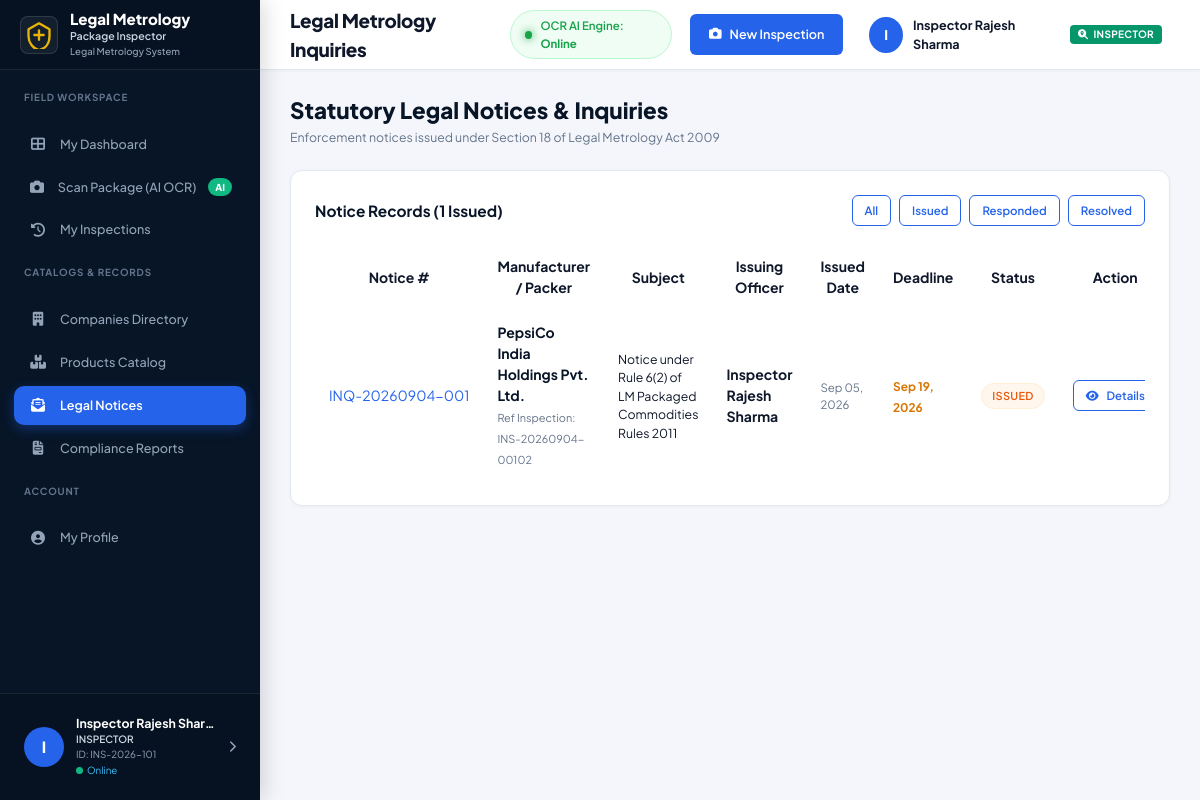
Screenshot of /pages/inquiries.php (signed in) with the database file from the repository.
### tables this page shows
CREATE TABLE `inquiries` (
    `id` INT AUTO_INCREMENT PRIMARY KEY,
    `inquiry_number` VARCHAR(50) NOT NULL UNIQUE,
    `company_id` INT DEFAULT NULL,
    `product_id` INT DEFAULT NULL,
    `inspection_id` INT DEFAULT NULL,
    `inspector_id` INT NOT NULL,
    `manufacturer_name` VARCHAR(150) NOT NULL,
    `subject` VARCHAR(255) NOT NULL,
    `description` TEXT NOT NULL,
    `response_deadline` DATE NOT NULL,
    `manufacturer_response` TEXT DEFAULT NULL,
    `status` ENUM('Issued', 'Responded', 'Under Review', 'Resolved', 'Escalated') DEFAULT 'Issued',
    `issued_at` TIMESTAMP DEFAULT CURRENT_TIMESTAMP,
    FOREIGN KEY (`company_id`) REFERENCES `companies`(`id`) ON DELETE SET NULL,
    FOREIGN KEY (`product_id`) REFERENCES `products`(`id`) ON DELETE SET NULL,
    FOREIGN KEY (`inspection_id`) REFERENCES `inspections`(`id`) ON DELETE SET NULL,
    FOREIGN KEY (`inspector_id`) REFERENCES `users`(`id`) ON DELETE RESTRICT
);

CREATE TABLE `users` (
    `id` INT AUTO_INCREMENT PRIMARY KEY,
    `employee_id` VARCHAR(50) NOT NULL UNIQUE,
    `full_name` VARCHAR(100) NOT NULL,
    `email` VARCHAR(120) NOT NULL UNIQUE,
    `password_hash` VARCHAR(255) NOT NULL,
    `role` ENUM('officer', 'inspector') NOT NULL DEFAULT 'inspector',
    `department` VARCHAR(100) DEFAULT 'Legal Metrology Enforcement',
    `designation` VARCHAR(100) DEFAULT 'Inspector',
    `office_region` VARCHAR(100) DEFAULT 'Zone 1 - Headquarters',
    `joining_date` DATE DEFAULT NULL,
    `phone` VARCHAR(20) DEFAULT NULL,
    `status` ENUM('Active', 'Inactive', 'Suspended') NOT NULL DEFAULT 'Active',
    `last_login` DATETIME DEFAULT NULL,
    `created_at` TIMESTAMP DEFAULT CURRENT_TIMESTAMP,
    `updated_at` TIMESTAMP DEFAULT CURRENT_TIMESTAMP ON UPDATE CURRENT_TIMESTAMP
);

CREATE TABLE `products` (
    `id` INT AUTO_INCREMENT PRIMARY KEY,
    `company_id` INT DEFAULT NULL,
    `gtin_barcode` VARCHAR(50) DEFAULT NULL,
    `product_name` VARCHAR(150) NOT NULL,
    `brand_name` VARCHAR(100) DEFAULT NULL,
    `category` VARCHAR(100) NOT NULL DEFAULT 'Packaged Commodities',
    `manufacturer_name` VARCHAR(150) NOT NULL,
    `total_inspections` INT DEFAULT 0,
    `total_violations` INT DEFAULT 0,
    `compliance_rate` DECIMAL(5,2) DEFAULT 100.00,
    `last_inspected_at` DATETIME DEFAULT NULL,
    `created_at` TIMESTAMP DEFAULT CURRENT_TIMESTAMP,
    FOREIGN KEY (`company_id`) REFERENCES `companies`(`id`) ON DELETE SET NULL
);

CREATE TABLE `inspections` (
    `id` INT AUTO_INCREMENT PRIMARY KEY,
    `inspection_number` VARCHAR(50) NOT NULL UNIQUE,
    `company_id` INT DEFAULT NULL,
    `product_id` INT DEFAULT NULL,
    `inspector_id` INT NOT NULL,
    `inspection_type` VARCHAR(100) DEFAULT 'Routine Market Inspection',
    `package_image_url` VARCHAR(500) DEFAULT NULL,
    `raw_ocr_text` LONGTEXT DEFAULT NULL,
    `extracted_json` JSON DEFAULT NULL,
    `overall_status` ENUM('COMPLIANT', 'NON_COMPLIANT', 'PENDING_REVIEW') NOT NULL DEFAULT 'COMPLIANT',
    `risk_level` ENUM('LOW', 'MEDIUM', 'HIGH', 'CRITICAL') DEFAULT 'LOW',
    `compliance_score` DECIMAL(5,2) NOT NULL DEFAULT 100.00,
    `notes` TEXT DEFAULT NULL,
    `inspection_date` DATETIME DEFAULT CURRENT_TIMESTAMP,
    `created_at` TIMESTAMP DEFAULT CURRENT_TIMESTAMP,
    FOREIGN KEY (`company_id`) REFERENCES `companies`(`id`) ON DELETE SET NULL,
    FOREIGN KEY (`product_id`) REFERENCES `products`(`id`) ON DELETE SET NULL,
    FOREIGN KEY (`inspector_id`) REFERENCES `users`(`id`) ON DELETE RESTRICT
);

### includes/functions.php (called while the page is built, shortened)
<?php
function is_logged_in() {
    return isset($_SESSION['user_id']) && !empty($_SESSION['user_id']);
}
function get_logged_user() {
    return [
        'id' => $_SESSION['user_id'],
        'employee_id' => $_SESSION['employee_id'] ?? '',
        'name' => $_SESSION['name'] ?? 'Officer',
        'email' => $_SESSION['email'] ?? '',
        'role' => strtolower($_SESSION['role'] ?? 'inspector'),
        'department' => $_SESSION['department'] ?? 'Legal Metrology'
    ];
}

### pages/inquiries.php (the view, shortened to what this page needs)
<?php
$pageTitle = 'Legal Metrology Inquiries';
require_once __DIR__ . '/../includes/header.php';
require_once __DIR__ . '/../includes/sidebar.php';
$db = getDB();
$status = trim($_GET['status'] ?? '');
$where = ["1=1"];
$params = [];
$sql = "
    SELECT inq.*,
           i.inspection_number,
           p.product_name, p.manufacturer_name,
           u.full_name AS inspector_name
    FROM inquiries inq
    LEFT JOIN inspections i ON inq.inspection_id = i.id
    LEFT JOIN products p ON i.product_id = p.id
    LEFT JOIN users u ON inq.inspector_id = u.id
    WHERE " . implode(" AND ", $where) . "
    ORDER BY inq.issued_at DESC, inq.id DESC
";
$stmt = $db->prepare($sql);
$stmt->execute($params);
$inquiries = $stmt->fetchAll();
?>
<div class="main-content">
    <?php require_once __DIR__ . '/../includes/navbar.php'; ?>
    <div class="content-body">
        <div style="display: flex; justify-content: space-between; align-items: center; margin-bottom: 24px;">
            <div>
                <h2 style="font-size: 1.6rem; font-weight: 800; color: var(--primary-dark);">Statutory Legal Notices & Inquiries</h2>
                <p style="font-size: 0.88rem; color: var(--text-muted);">Enforcement notices issued under Section 18 of Legal Metrology Act 2009</p>
            </div>
        </div>
        <div class="card">
            <div class="card-header" style="display: flex; justify-content: space-between; align-items: center;">
                <h3 class="card-title">Notice Records (<?php echo count($inquiries); ?> Issued)</h3>
                <div style="display: flex; gap: 8px;">
                    <a href="inquiries.php" class="btn btn-outline btn-sm <?php echo empty($status) ? 'active' : ''; ?>">All</a>
                    <a href="inquiries.php?status=Issued" class="btn btn-outline btn-sm <?php echo ($status === 'Issued') ? 'active' : ''; ?>">Issued</a>
                    <a href="inquiries.php?status=Responded" class="btn btn-outline btn-sm <?php echo ($status === 'Responded') ? 'active' : ''; ?>">Responded</a>
                    <a href="inquiries.php?status=Resolved" class="btn btn-outline btn-sm <?php echo ($status === 'Resolved') ? 'active' : ''; ?>">Resolved</a>
                </div>
            </div>
            <div class="card-body p-0">
                <div class="table-responsive">
                    <table class="table">
                        <thead>
                            <tr>
                                <th>Notice #</th>
                                <th>Manufacturer / Packer</th>
                                <th>Subject</th>
                                <th>Issuing Officer</th>
                                <th>Issued Date</th>
                                <th>Deadline</th>
                                <th>Status</th>
                                <th>Action</th>
                            </tr>
                        </thead>
                        <tbody>
                            <?php if (!empty($inquiries)): ?>
                                <?php foreach ($inquiries as $row): ?>
                                    <tr>
                                        <td>
                                            <a href="inquiry-details.php?id=<?php echo $row['id']; ?>" class="table-id-link">
                                                <?php echo htmlspecialchars($row['inquiry_number']); ?>
                                            </a>
                                        </td>
                                        <td>
                                            <strong style="color: var(--primary-dark); display: block;">
                                                <?php echo htmlspecialchars($row['manufacturer_name']); ?>
                                            </strong>
                                            <span style="font-size: 0.78rem; color: var(--text-muted);">
                                                Ref Inspection: <?php echo htmlspecialchars($row['inspection_number'] ?? 'N/A'); ?>
                                            </span>
                                        </td>
                                        <td style="max-width: 260px; font-size: 0.88rem;">
                                            <?php echo htmlspecialchars($row['subject']); ?>
                                        </td>
                                        <td><strong><?php echo htmlspecialchars($row['inspector_name'] ?? 'Officer'); ?></strong></td>
                                        <td style="font-size: 0.82rem; color: var(--text-muted);"><?php echo date('M d, Y', strtotime($row['issued_at'])); ?></td>
                                        <td>
                                            <span style="font-size: 0.85rem; font-weight: 700; color: <?php echo (strtotime($row['response_deadline']) < time()) ? '#dc2626' : '#d97706'; ?>;">
                                                <?php echo date('M d, Y', strtotime($row['response_deadline'])); ?>
                                            </span>
                                        </td>
                                        <td>
                                            <?php
                                                $st = $row['status'];
                                                $badgeClass = ($st === 'Resolved') ? 'badge-success' : (($st === 'Issued') ? 'badge-warning' : (($st === 'Escalated') ? 'badge-danger' : 'badge-primary'));
                                            ?>
                                            <span class="badge <?php echo $badgeClass; ?>"><?php echo htmlspecialchars($st); ?></span>
                                        </td>
                                        <td>
                                            <a href="inquiry-details.php?id=<?php echo $row['id']; ?>" class="btn btn-outline btn-sm">
                                                <i class="fas fa-eye"></i> Details
                                            </a>
                                        </td>
                                    </tr>
                                <?php endforeach; ?>
                            <?php endif; ?>
                        </tbody>
                    </table>
                </div>
            </div>
        </div>
    </div>
</div>
<?php require_once __DIR__ . '/../includes/footer.php'; ?>

### includes/navbar.php (shortened to what this page needs)
<?php
$currentUser = get_logged_user();
$headerTitle = $headerTitle ?? $pageTitle ?? 'Officer Control Dashboard';
$userInitial = strtoupper(substr($currentUser['name'] ?? 'F', 0, 1));
?>
<header class="top-navbar">
    <div class="navbar-left">
        <h1 class="top-navbar-title"><?php echo htmlspecialchars($headerTitle); ?></h1>
    </div>
    <div class="navbar-right">
        <div class="ocr-engine-pill">
            <span class="ocr-dot"></span>
            <span class="ocr-text">OCR AI Engine: <strong>Online</strong></span>
        </div>
        <a href="new-inspection.php" class="btn btn-primary top-cta-btn">
            <i class="fas fa-camera"></i> New Inspection
        </a>
        <a href="profile.php" class="top-user-pill">
            <span class="top-user-avatar"><?php echo $userInitial; ?></span>
            <span class="top-user-name"><?php echo htmlspecialchars($currentUser['name'] ?? 'User'); ?></span>
            <?php if (strtolower($currentUser['role'] ?? '') === 'officer'): ?>
                <span class="badge" style="background-color: #2563eb; color: #ffffff; padding: 2px 8px; border-radius: 4px; font-size: 0.72rem; font-weight: 700; margin-left: 6px;">
                    <i class="fas fa-shield-alt"></i> OFFICER
                </span>
            <?php else: ?>
                <span class="badge" style="background-color: #059669; color: #ffffff; padding: 2px 8px; border-radius: 4px; font-size: 0.72rem; font-weight: 700; margin-left: 6px;">
                    <i class="fas fa-search-location"></i> INSPECTOR
                </span>
            <?php endif; ?>
        </a>
    </div>
</header>

### css/responsive.css (style rules this page uses)
*, *::before, *::after { box-sizing: border-box; }
body, p, span, div, h1, h2, h3, h4, h5, h6, label, td, th, input, textarea, select, a { word-wrap: break-word; overflow-wrap: break-word; word-break: normal; max-width: 100%; }
.table, .data-table { width: 100%; border-collapse: collapse; table-layout: auto; }
.table th, .table td, .data-table th, .data-table td { white-space: normal; word-break: normal; overflow-wrap: break-word; padding: 12px 14px; }
.table-responsive, .table-container { width: 100%; overflow-x: auto; -webkit-overflow-scrolling: touch; }
@media (min-width: 993px) { .main-wrapper, .main-content { margin-left: 260px !important; width: calc(100% - 260px) !important; } }

### rows the page displays
inquiries: inspector.full_name "I", inspector.full_name "Inspector Rajesh Sharma", inquiry_number "INQ-20260904-001", product.manufacturer_name "PepsiCo India Holdings Pvt. Ltd.", inspection.inspection_number "INS-20260904-00102", subject "Notice under Rule 6(2) of LM Packaged Commodities Rules 2011", issued_at "Sep 05, 2026", response_deadline "Sep 19, 2026", status "ISSUED"

### other values shown
$userInitial "I"
$currentUser['name'] "Inspector Rajesh Shar…"
$currentUser['role'] "INSPECTOR"
$userEmpId "INS-2026-101"
$headerTitle "Legal Metrology Inquiries"
count($inquiries) "1"
